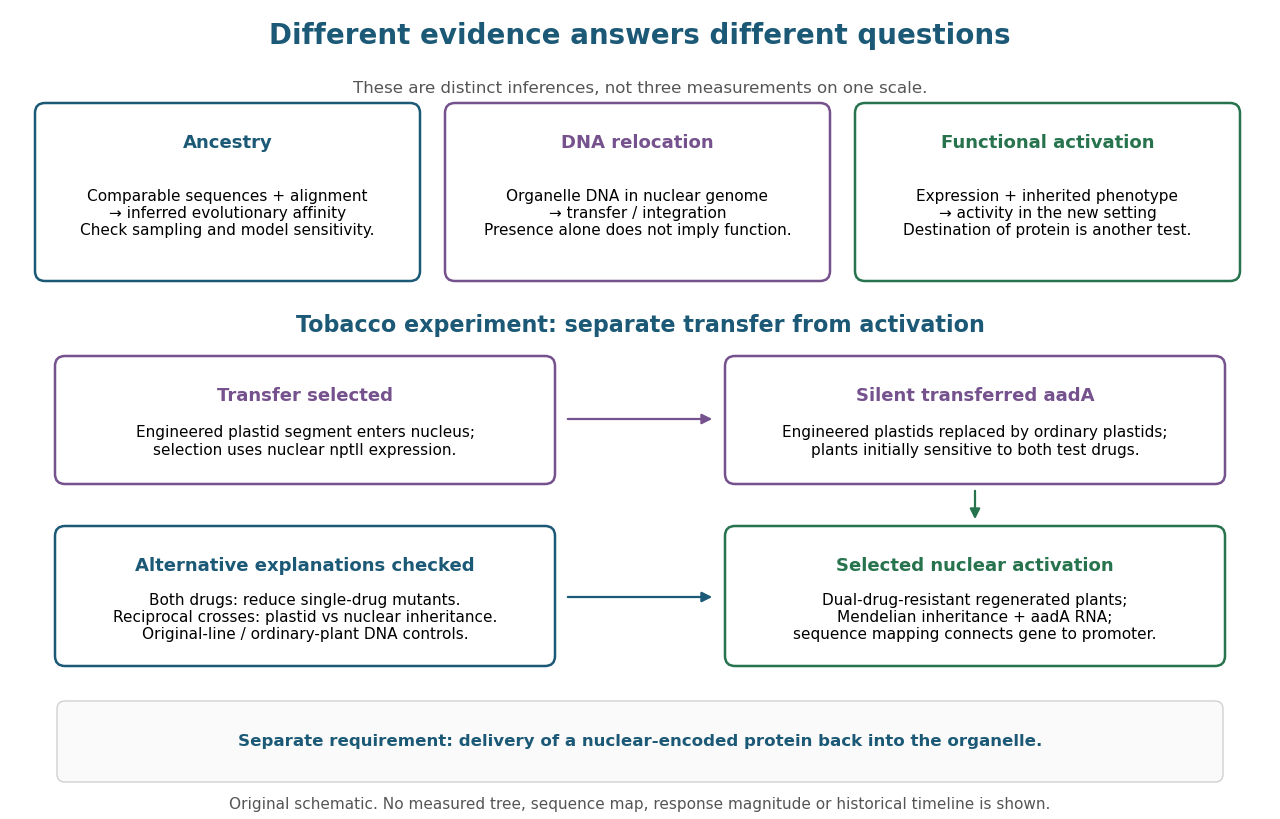

Here is the Python script that generated this plot:
"""Original evidence map, not a measured tree or reconstruction of sequence data.

Python 3.14, matplotlib 3.10.7. Run from _media to save the matching PNG.
The lower panel abstracts the logic of Stegemann and Bock (2006), not their
physical construct map. Protein import was not demonstrated by that experiment.
"""
from pathlib import Path

import matplotlib.pyplot as plt
from matplotlib.patches import FancyArrowPatch, FancyBboxPatch

BLUE = '#1b5976'
GREEN = '#26734d'
PURPLE = '#75518d'
plt.rcParams.update({'font.family': 'DejaVu Sans', 'font.size': 12})
fig, ax = plt.subplots(figsize=(12.8, 8.2), dpi=100)
fig.patch.set_facecolor('white')
ax.set(xlim=(0, 12.8), ylim=(0, 8.2))
ax.axis('off')


def text(x, y, value, size=12, **kwargs):
    ax.text(x, y, value, ha='center', va='center', fontsize=size, **kwargs)


def box(x, y, w, h, title, detail, color=BLUE):
    ax.add_patch(FancyBboxPatch((x, y), w, h, boxstyle='round,pad=0.10',
                              facecolor='white', edgecolor=color, linewidth=1.8))
    text(x + w / 2, y + h - 0.29, title, 13, weight='bold', color=color)
    text(x + w / 2, y + (h - 0.35) / 2 - 0.03, detail, 11)


def arrow(start, end, color=BLUE):
    ax.add_patch(FancyArrowPatch(start, end, arrowstyle='-|>', color=color,
                                mutation_scale=15, linewidth=1.6))


text(6.4, 7.84, 'Different evidence answers different questions', 20,
     weight='bold', color=BLUE)
box(0.45, 5.48, 3.65, 1.58, 'Ancestry',
    'Comparable sequences + alignment\n→ inferred evolutionary affinity\nCheck sampling and model sensitivity.')
box(4.55, 5.48, 3.65, 1.58, 'DNA relocation',
    'Organelle DNA in nuclear genome\n→ transfer / integration\nPresence alone does not imply function.', PURPLE)
box(8.65, 5.48, 3.65, 1.58, 'Functional activation',
    'Expression + inherited phenotype\n→ activity in the new setting\nDestination of protein is another test.', GREEN)
text(6.4, 7.31, 'These are distinct inferences, not three measurements on one scale.', 12,
     color='#555555')
text(6.4, 4.94, 'Tobacco experiment: separate transfer from activation', 16,
     weight='bold', color=BLUE)
box(0.65, 3.45, 4.80, 1.08, 'Transfer selected',
    'Engineered plastid segment enters nucleus;\nselection uses nuclear nptII expression.', PURPLE)
box(7.35, 3.45, 4.80, 1.08, 'Silent transferred aadA',
    'Engineered plastids replaced by ordinary plastids;\nplants initially sensitive to both test drugs.', PURPLE)
arrow((5.65, 4.00), (7.15, 4.00), PURPLE)
arrow((9.75, 3.31), (9.75, 2.97), GREEN)
box(7.35, 1.63, 4.80, 1.20, 'Selected nuclear activation',
    'Dual-drug-resistant regenerated plants;\nMendelian inheritance + aadA RNA;\nsequence mapping connects gene to promoter.', GREEN)
box(0.65, 1.63, 4.80, 1.20, 'Alternative explanations checked',
    'Both drugs: reduce single-drug mutants.\nReciprocal crosses: plastid vs nuclear inheritance.\nOriginal-line / ordinary-plant DNA controls.', BLUE)
arrow((5.65, 2.22), (7.15, 2.22), BLUE)
ax.add_patch(FancyBboxPatch((0.65, 0.45), 11.50, 0.65,
                          boxstyle='round,pad=0.08', facecolor='#fafafa',
                          edgecolor='#d1d1d1', linewidth=1))
text(6.4, 0.78, 'Separate requirement: delivery of a nuclear-encoded protein back into the organelle.', 12,
     weight='bold', color=BLUE)
text(6.4, 0.15, 'Original schematic. No measured tree, sequence map, response magnitude or historical timeline is shown.', 11,
     color='#555555')
fig.subplots_adjust(left=0, right=1, top=1, bottom=0)
fig.savefig(Path.cwd() / f'{Path(__file__).stem}.png', facecolor='white')
plt.close(fig)
